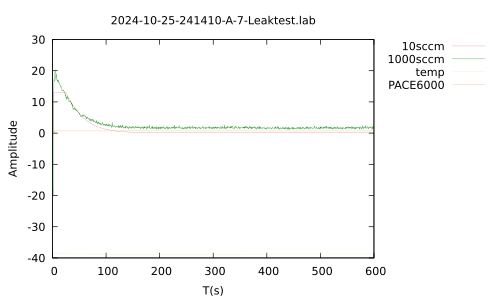

This figure's gnuplot source:
set terminal pdf
set encoding utf8
set output "2024-10-25-241410-A-7-Leaktest.pdf"
set encoding utf8
#set xrange [0.0:600.0]
#set yrange [0.0:20.0]
set key outside
set style line 1 linecolor rgb '#DB7093' linewidth 0.1
set style line 2 linecolor rgb '#008000' linewidth 0.1
set style line 3 linecolor rgb '#FFE4B5' linewidth 0.1
set style line 4 linecolor rgb '#F4A460' linewidth 0.1
set title "2024-10-25-241410-A-7-Leaktest.lab"
set xlabel "T(s)"
set ylabel "Amplitude"
plot "2024-10-25-241410-A-7-Leaktest.lab" every ::1 using 1:2 w l linestyle 1 title "10sccm", "2024-10-25-241410-A-7-Leaktest.lab" using 1:3 w l linestyle 2 title "1000sccm", "2024-10-25-241410-A-7-Leaktest.lab" using 1:4 w l linestyle 3 title "temp", "2024-10-25-241410-A-7-Leaktest.lab" using 1:5 w l linestyle 4 title "PACE6000"
